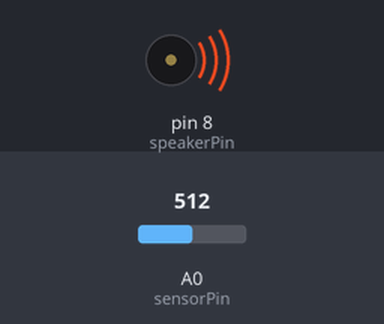
Bench run of a sketch on a simulated Arduino Uno, built with avr-gcc and run on an emulated ATmega328P. Shown: buzzer (waves = sounding). Inputs (shaded band) come from the test bench; at power-on: A0 (sensorPin) = 512.

Above: at 1.2 s.
1.3 s: A0 (sensorPin) set to 0
At 2.5 s:
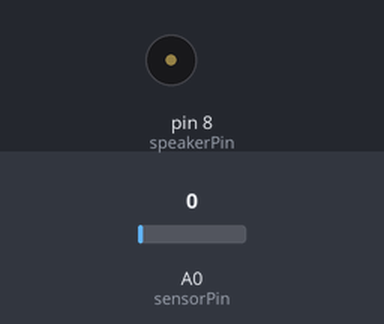
4.3 s: A0 (sensorPin) set to 122
At 5.5 s:
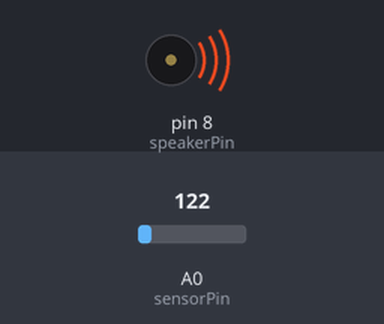
5.8 s: A0 (sensorPin) set to 887
At 6.4 s:
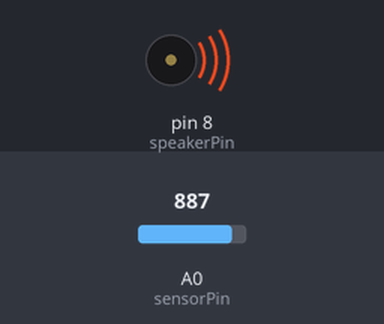
7.3 s: A0 (sensorPin) set to 918
At 8.6 s:
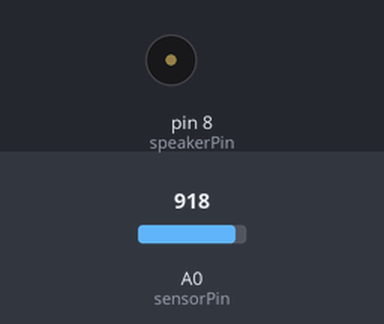
Timing chart, 0 to 9.8 s (numbered marks = the images above; inputs shaded):
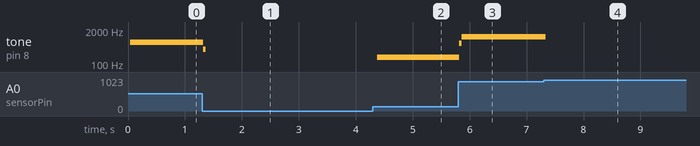

Measured:
- the behaviour switches between 899 and 900 on A0 (sensorPin) (found by bisection; images 3 and 4)
- after the input at 1.3 s, tone on pin 8 (speakerPin): 685 Hz → 361 Hz at once, → silent 0.04 s later
- after the input at 4.3 s, tone on pin 8 (speakerPin): silent → 178 Hz after 0.08 s
- after the input at 5.8 s, tone on pin 8 (speakerPin): 178 Hz → 621 Hz at once, → 1103 Hz 0.04 s later
- after the input at 7.3 s, tone on pin 8 (speakerPin): 1103 Hz → silent at once

The sketch:

a_analogINpianoUno.ino
```cpp
// code for Uno
// reads the analog value and maps the value to a note (audible frequency)

#define speakerPin 8
#define sensorPin A0
int sensorValue = 0;

void setup() {
  pinMode(speakerPin, OUTPUT);
  pinMode(sensorPin, INPUT);
}

void loop() {
  sensorValue = analogRead(sensorPin);

  if(sensorValue < 900) playPiano(speakerPin, sensorValue*3);

//  if(sensorValue < 900 && sensorValue > 800) playPiano(speakerPin, 2093);
//  if(sensorValue < 800 && sensorValue > 700) playPiano(speakerPin, 2349);
//  if(sensorValue < 700 && sensorValue > 600) playPiano(speakerPin, 2637);
//  if(sensorValue < 600 && sensorValue > 500) playPiano(speakerPin, 2793);
//  if(sensorValue < 500 && sensorValue > 400) playPiano(speakerPin, 3136);
//  if(sensorValue < 400 && sensorValue > 300) playPiano(speakerPin, 3520);
//  if(sensorValue < 300 && sensorValue > 200) playPiano(speakerPin, 3951);
//  if(sensorValue < 200 && sensorValue > 100) playPiano(speakerPin, 4186);
}

void playPiano(unsigned char pin, int frequencyInHertz) {
  long delayAmount = (long)(1000000/frequencyInHertz);
  digitalWrite(speakerPin,HIGH);
  delayMicroseconds(delayAmount);
  digitalWrite(speakerPin,LOW);
  delayMicroseconds(delayAmount);
}
```
